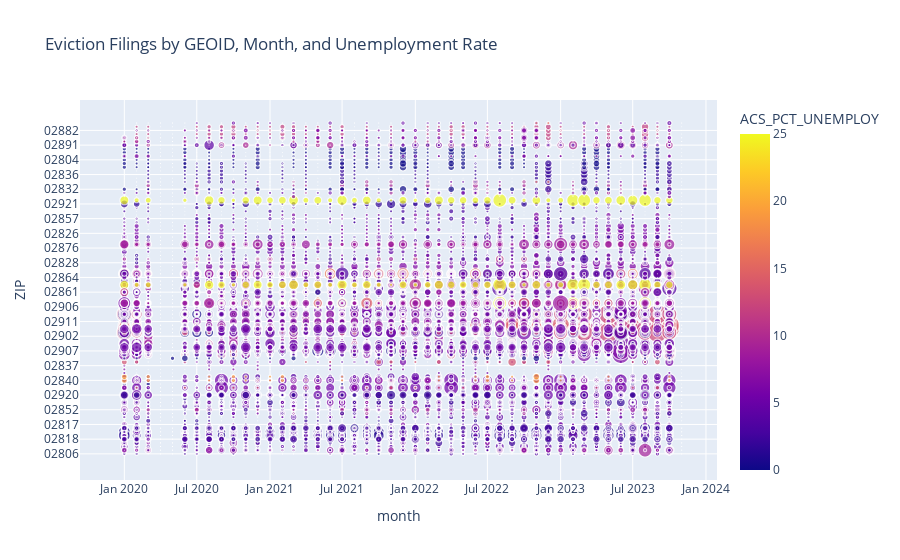

Notebook cell for this chart:
### Code cell
#import pandas as pd
#import plotly.express as px


# Scatter plot showing eviction filings with respect to unemployment rate
#fig = px.scatter(result_fillna,
#                 x='month',
#                 y='ZIP',
#                 size='filings_2020',  # Size of points representing the number of filings
#                 color='ACS_PCT_UNEMPLOY',  # Color representing the unemployment rate
#                 hover_data=['ACS_GINI_INDEX', 'ACS_PCT_VET_UNEMPL_18_64'],  # Additional info on hover
#                 title='Eviction Filings by GEOID, Month, and Unemployment Rate')

#fig.show()

### Figure 1 — Plotly figure (JSON) as saved in the notebook; plotly's stock layout.template omitted (floating-point values rounded to 4 significant figures; data arrays with more than 128 entries replaced by an {"elided": "..."} marker saying what was removed)
{"data": [{"customdata": {"elided": "21902x2 float values"}, "hovertemplate": "month=%{x}<br>ZIP=%{y}<br>filings_2020=%{marker.size}<br>ACS_GINI_INDEX=%{customdata[0]}<br>ACS_PCT_VET_UNEMPL_18_64=%{customdata[1]}<br>ACS_PCT_UNEMPLOY=%{marker.color}<extra></extra>", "legendgroup": "", "marker": {"color": {"elided": "21902 float values"}, "coloraxis": "coloraxis", "size": {"elided": "21902 int values"}, "sizemode": "area", "sizeref": 0.1125, "symbol": "circle"}, "mode": "markers", "name": "", "showlegend": false, "type": "scattergl", "x": {"elided": "21902 str values"}, "xaxis": "x", "y": {"elided": "21902 mixed values"}, "yaxis": "y"}], "layout": {"coloraxis": {"colorbar": {"title": {"text": "ACS_PCT_UNEMPLOY"}}, "colorscale": [[0, "#0d0887"], [0.1111, "#46039f"], [0.2222, "#7201a8"], [0.3333, "#9c179e"], [0.4444, "#bd3786"], [0.5556, "#d8576b"], [0.6667, "#ed7953"], [0.7778, "#fb9f3a"], [0.8889, "#fdca26"], [1, "#f0f921"]]}, "legend": {"itemsizing": "constant", "tracegroupgap": 0}, "title": {"text": "Eviction Filings by GEOID, Month, and Unemployment Rate"}, "xaxis": {"anchor": "y", "domain": [0, 1], "title": {"text": "month"}}, "yaxis": {"anchor": "x", "domain": [0, 1], "title": {"text": "ZIP"}}}}
